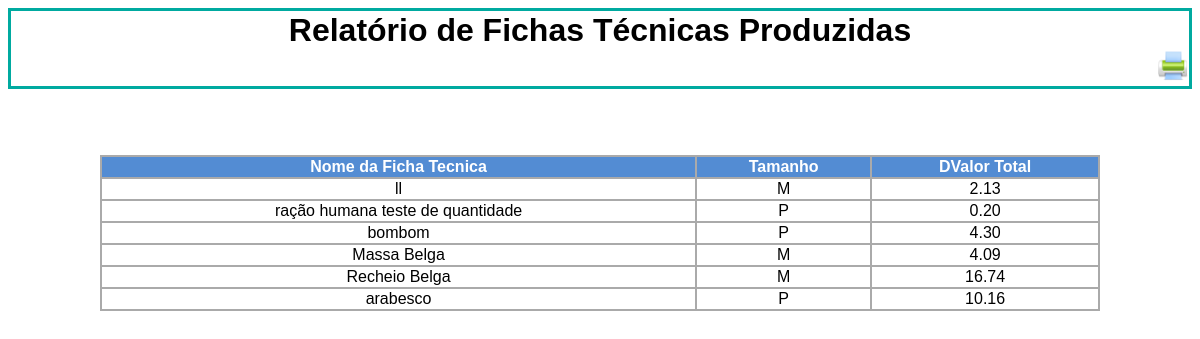
The app's page /relatorios/relatorio_ficha_tecnica.php with its own data.
### tables this page shows
CREATE TABLE IF NOT EXISTS `fichastecnicas` (
  `cod_fichaTecnica` int(11) NOT NULL AUTO_INCREMENT,
  `categoriafichatecnica_codigo` int(11) NOT NULL,
  `nome` varchar(100) NOT NULL,
  `Tamanho` varchar(1) DEFAULT NULL,
  `valortotal` decimal(10,2) NOT NULL,
  PRIMARY KEY (`cod_fichaTecnica`),
  KEY `categoriafichatecnica_codigo` (`categoriafichatecnica_codigo`)
);

### relatorios/relatorio_ficha_tecnica.php (the view, shortened to what this page needs)
<!DOCTYPE html>
<HTML>
<HEAD>
<link rel="stylesheet" type="text/css" href="../css/legenda.css" />
</HEAD>
<BODY scroll=yes>
<table cellspacing=0 align=center width=100% bordercolor=\"#AAAAAA\">
    <tr align="center" color=#99CCFF>
        <td cellpadding=5>
            <font size=6><b>Relatório de Fichas Técnicas Produzidas</b></font>
        </td>
    </tr>
    <tr align="right">
        <td cellpadding=5>
            <img src="../css/img/print_printer.png" onclick="imprimir()" style="width: 30px" class="botao">
        </td>
    </tr>
</table>
<BR>
<BR>
<BR>
<table cellspacing=0 align=center width='1000' border='1' bordercolor='#AAAAAA'>
<TR>
	  <TH>Nome da Ficha Tecnica</TH>
    <TH>Tamanho</TH>
    <TH>DValor Total</TH>
</TR>
    <?php
    $pdo = Database::connect();
    $sql = "SELECT * from fichastecnicas";
    foreach ($pdo->query($sql) as $row) {
        echo '<tr>';
        echo '<td align="center"> '. $row['nome'] . '</td>';
        echo '<td align="center"> '. $row['Tamanho']. '</td>';
        echo '<td align="center"> '.$row['valortotal']. '</td>';
        echo '</tr>';
    }
    ?>
</TABLE>
</BODY>
</HTML>

### relatorios/relatorio_ficha_tecnica.php (style rules this page uses)
BODY { font-size: 14pt; -webkit-print-color-adjust: exact; }
Table { font-family: sans-serif; font-size:12pt; }
TH { background-color: #538CD3; color: #FFF; }
.botao { display: none; }

### records on screen
fichastecnicas: nome "ll", Tamanho "M", valortotal "2.13"
fichastecnicas: nome "ração humana teste de quantidade", Tamanho "P", valortotal "0.20"
fichastecnicas: nome "bombom", Tamanho "P", valortotal "4.30"
fichastecnicas: nome "Massa Belga", Tamanho "M", valortotal "4.09"
fichastecnicas: nome "Recheio Belga", Tamanho "M", valortotal "16.74"
fichastecnicas: nome "arabesco", Tamanho "P", valortotal "10.16"
